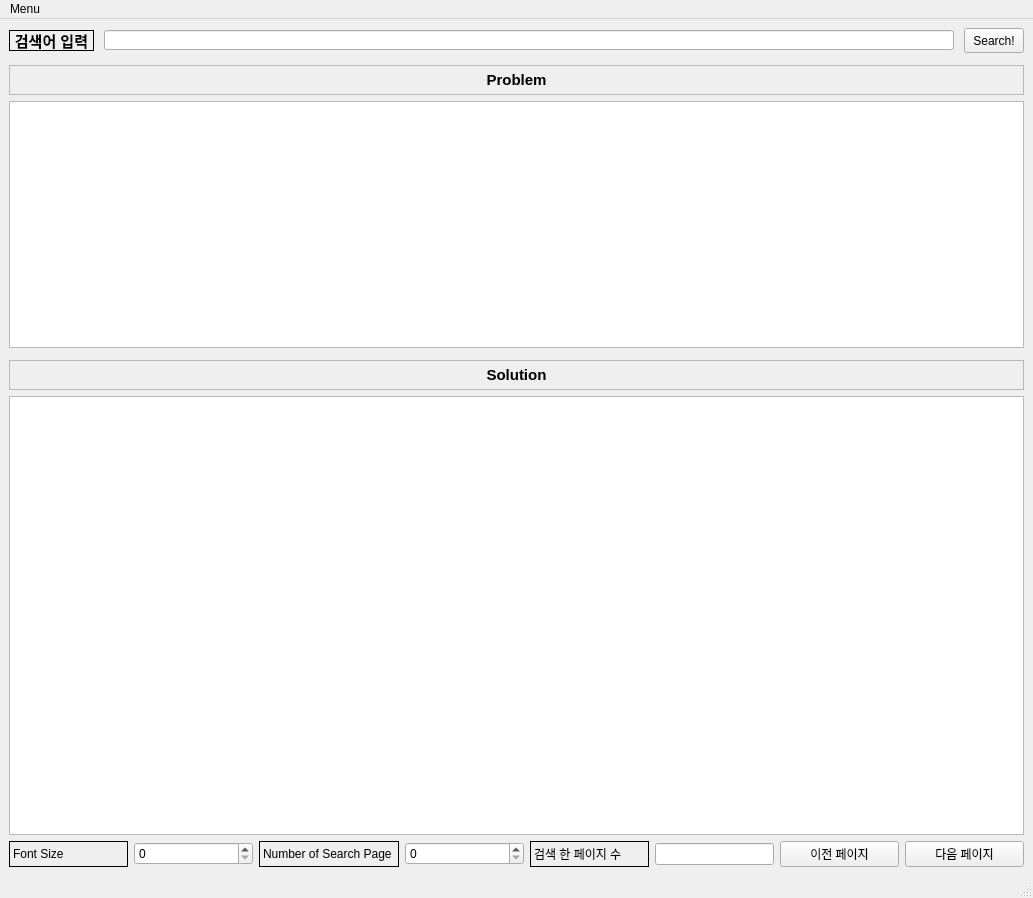
<?xml version="1.0" encoding="UTF-8"?>
<ui version="4.0">
 <class>MainWindow</class>
 <widget class="QMainWindow" name="MainWindow">
  <property name="geometry">
   <rect>
    <x>0</x>
    <y>0</y>
    <width>1033</width>
    <height>898</height>
   </rect>
  </property>
  <property name="windowTitle">
   <string>MainWindow</string>
  </property>
  <widget class="QWidget" name="centralwidget">
   <layout class="QGridLayout" name="gridLayout">
    <item row="0" column="0">
     <layout class="QVBoxLayout" name="verticalLayout_5" stretch="1,20,0">
      <item>
       <layout class="QHBoxLayout" name="horizontalLayout" stretch="1,10,10">
        <property name="spacing">
         <number>10</number>
        </property>
        <property name="sizeConstraint">
         <enum>QLayout::SetNoConstraint</enum>
        </property>
        <property name="leftMargin">
         <number>0</number>
        </property>
        <item>
         <widget class="QLabel" name="label">
          <property name="sizePolicy">
           <sizepolicy hsizetype="Minimum" vsizetype="Minimum">
            <horstretch>0</horstretch>
            <verstretch>0</verstretch>
           </sizepolicy>
          </property>
          <property name="maximumSize">
           <size>
            <width>90</width>
            <height>21</height>
           </size>
          </property>
          <property name="font">
           <font>
            <pointsize>11</pointsize>
            <weight>75</weight>
            <bold>true</bold>
           </font>
          </property>
          <property name="frameShape">
           <enum>QFrame::Box</enum>
          </property>
          <property name="frameShadow">
           <enum>QFrame::Plain</enum>
          </property>
          <property name="text">
           <string>검색어 입력</string>
          </property>
          <property name="textFormat">
           <enum>Qt::AutoText</enum>
          </property>
          <property name="alignment">
           <set>Qt::AlignCenter</set>
          </property>
         </widget>
        </item>
        <item>
         <widget class="QLineEdit" name="search">
          <property name="sizePolicy">
           <sizepolicy hsizetype="Minimum" vsizetype="Minimum">
            <horstretch>0</horstretch>
            <verstretch>0</verstretch>
           </sizepolicy>
          </property>
          <property name="maximumSize">
           <size>
            <width>16777215</width>
            <height>20</height>
           </size>
          </property>
         </widget>
        </item>
        <item>
         <widget class="QPushButton" name="search_push">
          <property name="enabled">
           <bool>true</bool>
          </property>
          <property name="sizePolicy">
           <sizepolicy hsizetype="Minimum" vsizetype="Minimum">
            <horstretch>0</horstretch>
            <verstretch>0</verstretch>
           </sizepolicy>
          </property>
          <property name="maximumSize">
           <size>
            <width>60</width>
            <height>25</height>
           </size>
          </property>
          <property name="text">
           <string>Search!</string>
          </property>
         </widget>
        </item>
       </layout>
      </item>
      <item>
       <layout class="QVBoxLayout" name="verticalLayout_2" stretch="6,10">
        <item>
         <layout class="QVBoxLayout" name="verticalLayout" stretch="1,0">
          <property name="sizeConstraint">
           <enum>QLayout::SetMinimumSize</enum>
          </property>
          <property name="topMargin">
           <number>6</number>
          </property>
          <property name="rightMargin">
           <number>0</number>
          </property>
          <item>
           <widget class="QLabel" name="label_4">
            <property name="sizePolicy">
             <sizepolicy hsizetype="Maximum" vsizetype="Minimum">
              <horstretch>0</horstretch>
              <verstretch>0</verstretch>
             </sizepolicy>
            </property>
            <property name="maximumSize">
             <size>
              <width>199999</width>
              <height>30</height>
             </size>
            </property>
            <property name="font">
             <font>
              <pointsize>11</pointsize>
              <weight>75</weight>
              <italic>false</italic>
              <bold>true</bold>
              <underline>false</underline>
             </font>
            </property>
            <property name="frameShape">
             <enum>QFrame::StyledPanel</enum>
            </property>
            <property name="text">
             <string>Problem</string>
            </property>
            <property name="alignment">
             <set>Qt::AlignCenter</set>
            </property>
           </widget>
          </item>
          <item>
           <widget class="QTextEdit" name="problem"/>
          </item>
         </layout>
        </item>
        <item>
         <layout class="QVBoxLayout" name="verticalLayout_4" stretch="1,0">
          <property name="sizeConstraint">
           <enum>QLayout::SetMinimumSize</enum>
          </property>
          <property name="topMargin">
           <number>6</number>
          </property>
          <property name="rightMargin">
           <number>0</number>
          </property>
          <item>
           <widget class="QLabel" name="label_6">
            <property name="sizePolicy">
             <sizepolicy hsizetype="Maximum" vsizetype="Minimum">
              <horstretch>0</horstretch>
              <verstretch>0</verstretch>
             </sizepolicy>
            </property>
            <property name="maximumSize">
             <size>
              <width>199999</width>
              <height>30</height>
             </size>
            </property>
            <property name="font">
             <font>
              <pointsize>11</pointsize>
              <weight>75</weight>
              <italic>false</italic>
              <bold>true</bold>
              <underline>false</underline>
             </font>
            </property>
            <property name="frameShape">
             <enum>QFrame::StyledPanel</enum>
            </property>
            <property name="text">
             <string>Solution</string>
            </property>
            <property name="alignment">
             <set>Qt::AlignCenter</set>
            </property>
           </widget>
          </item>
          <item>
           <widget class="QTextEdit" name="solution"/>
          </item>
         </layout>
        </item>
       </layout>
      </item>
      <item>
       <layout class="QHBoxLayout" name="horizontalLayout_2">
        <item>
         <widget class="QLabel" name="label_2">
          <property name="frameShape">
           <enum>QFrame::Panel</enum>
          </property>
          <property name="text">
           <string>Font Size</string>
          </property>
         </widget>
        </item>
        <item>
         <widget class="QSpinBox" name="font_box"/>
        </item>
        <item>
         <widget class="QLabel" name="label_3">
          <property name="frameShape">
           <enum>QFrame::Panel</enum>
          </property>
          <property name="text">
           <string>Number of Search Page </string>
          </property>
         </widget>
        </item>
        <item>
         <widget class="QSpinBox" name="page_box"/>
        </item>
        <item>
         <widget class="QLabel" name="label_5">
          <property name="frameShape">
           <enum>QFrame::Panel</enum>
          </property>
          <property name="text">
           <string>검색 한 페이지 수</string>
          </property>
         </widget>
        </item>
        <item>
         <widget class="QLineEdit" name="page_num">
          <property name="sizePolicy">
           <sizepolicy hsizetype="Minimum" vsizetype="Fixed">
            <horstretch>0</horstretch>
            <verstretch>0</verstretch>
           </sizepolicy>
          </property>
         </widget>
        </item>
        <item>
         <widget class="QPushButton" name="before">
          <property name="text">
           <string>이전 페이지</string>
          </property>
         </widget>
        </item>
        <item>
         <widget class="QPushButton" name="next">
          <property name="text">
           <string>다음 페이지</string>
          </property>
         </widget>
        </item>
       </layout>
      </item>
     </layout>
    </item>
   </layout>
  </widget>
  <widget class="QMenuBar" name="menubar">
   <property name="geometry">
    <rect>
     <x>0</x>
     <y>0</y>
     <width>1033</width>
     <height>21</height>
    </rect>
   </property>
   <widget class="QMenu" name="menuMenu">
    <property name="title">
     <string>Menu</string>
    </property>
    <addaction name="actionsetting"/>
   </widget>
   <addaction name="menuMenu"/>
  </widget>
  <widget class="QStatusBar" name="statusbar"/>
  <action name="actionsetting">
   <property name="text">
    <string>setting</string>
   </property>
  </action>
 </widget>
 <resources/>
 <connections/>
</ui>
